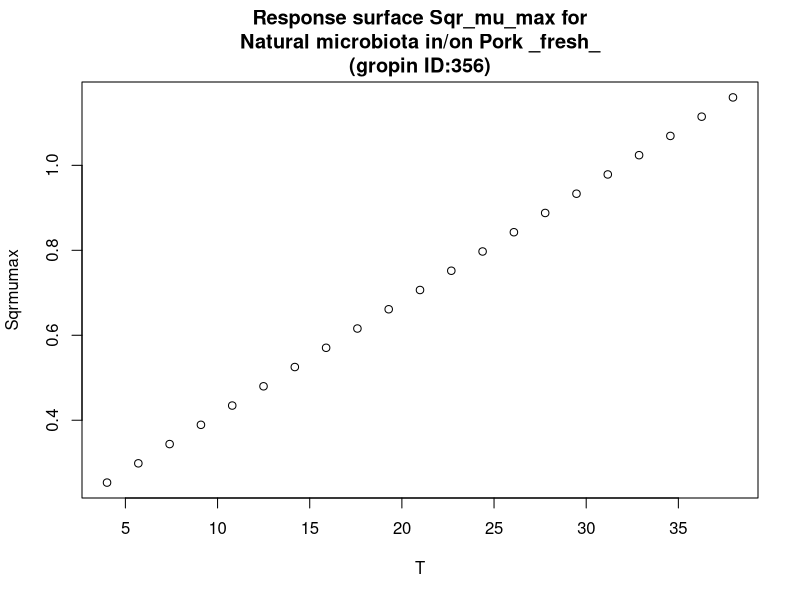

Reproduce this figure in R.
#############################
# start of Parameter script
#############################
T <- seq(4.004,37.962037962038,length.out=21)
#############################
# end of Parameter script
#############################
############################# 
# start of Model script Gropin ID 356 
#############################
 
# constant coefficients for this model
 
variables <- data.frame(T)
argumentsPar <- unique.data.frame(expand.grid(variables))
 
# heart of the model
response_surface <- function(T) {
   mumax <-0.0267*(T+5.48)

	return(mumax=mumax)
} 

# output parameters
responseSurface <- cbind(argumentsPar,response_surface(argumentsPar['T']))
colnames(responseSurface) <- c(colnames(argumentsPar),'Sqrmumax')
#############################
# End of Model script
#############################
############################# 
# start of Visualisation script Gropin ID 356 
#############################
titleText <-'Response surface Sqr_mu_max for
Natural microbiota in/on Pork _fresh_
(gropin ID:356)'
plot(T,responseSurface$'Sqrmumax',xlab='T',
                          ylab='Sqrmumax',main=titleText)
#############################
# End of Visualisation script
#############################
